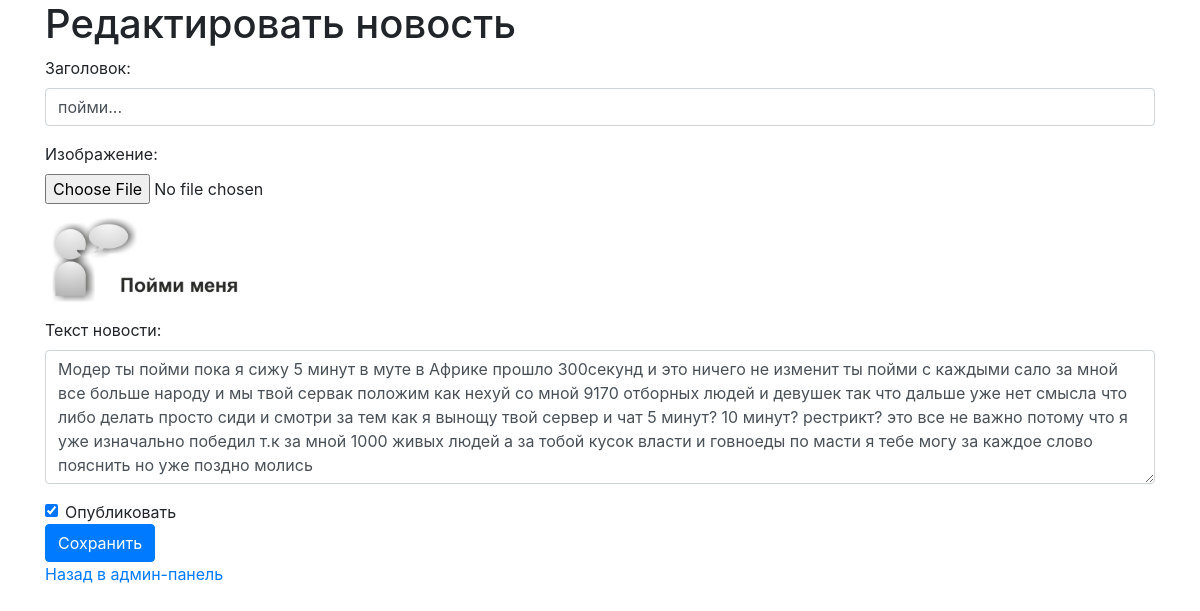
Screenshot of /admin/news/edit/5 (signed in) with the database file from the repository.
### server_run.py (models this page shows, shortened)
class News(db.Model):
    id = db.Column(db.Integer, primary_key=True)
    title = db.Column(db.String(255), nullable=False)
    content = db.Column(db.Text, nullable=False)
    date_created = db.Column(db.DateTime, default=db.func.now())
    author_id = db.Column(db.Integer, db.ForeignKey('user.id'), nullable=False)
    author = db.relationship('User', backref=db.backref('news', lazy=True))
    slug = db.Column(db.String(255), unique=True, nullable=False)
    is_published = db.Column(db.Boolean, default=False)
    image = db.Column(db.String(255), nullable=True)

### server_run.py (the view, shortened to what this page needs)
@app.route('/admin/news/edit/<int:id>', methods=['GET', 'POST'])
@login_required
@admin_required
def edit_news(id):
    news_item = News.query.get_or_404(id)
    return render_template('edit_news.html', news_item=news_item)

### server_run.py (called while the page is built)
@login_manager.user_loader
def load_user(user_id):
    return User.query.get(int(user_id))

def admin_required(f):
    @wraps(f)
    def decorated_function(*args, **kwargs):
        if not current_user.is_admin:
            abort(403)  # Forbidden
        return f(*args, **kwargs)
    return decorated_function

### templates/edit_news.html (shortened to what this page needs)
<!DOCTYPE html>
<html>
<head>
    <link rel="stylesheet" href="https://stackpath.bootstrapcdn.com/bootstrap/4.5.2/css/bootstrap.min.css">
</head>
<body>
    <div class="container">
        <h1>Редактировать новость</h1>
        <form method="POST" enctype="multipart/form-data" action="{{ url_for('edit_news', id=news_item.id) }}">
            <div class="form-group">
                <label for="title">Заголовок:</label>
                <input type="text" class="form-control" id="title" name="title" value="{{ news_item.title }}" required>
            </div>
            <div class="form-group">
        	<label for="image">Изображение:</label>
        	<input type="file" class="form-control-file" id="image" name="image">
        	{% if news_item.image %}
            	    <img src="{{ url_for('static', filename='news_img/' + news_item.image) }}" alt="Изображение новости" style="max-width: 200px;">
        	{% endif %}
    	    </div>
            <div class="form-group">
                <label for="content">Текст новости:</label>
                <textarea class="form-control" id="content" name="content" rows="5" required>{{ news_item.content }}</textarea>
            </div>
            <div class="form-check">
                <input type="checkbox" class="form-check-input" id="is_published" name="is_published" {% if news_item.is_published %}checked{% endif %}>
                <label class="form-check-label" for="is_published">Опубликовать</label>
            </div>
            <button type="submit" class="btn btn-primary">Сохранить</button>
        </form>
        <a href="{{ url_for('admin_panel') }}">Назад в админ-панель</a>
    </div>
</body>
</html>

### rows the page displays
News: title "пойми...", image (picture), content "Модер ты пойми пока я сижу 5 минут в муте в Африке прошло 300секунд и это ничего не изменит ты пойми с каждыми сало за мной все больше народу и мы твой сервак положим как нехуй со мной 9170 отборных людей и девушек так что дальше уже нет смысла что либо делать просто сиди и смотри за тем как я вынощу твой сервер и чат 5 минут? 10 минут? рестрикт? это все не важно потому что я уже изначально победил т.к за мной 1000 живых людей а за тобой кусок власти и говноеды по масти я тебе могу за каждое слово пояснить но уже поздно молись", is_published "☑"
